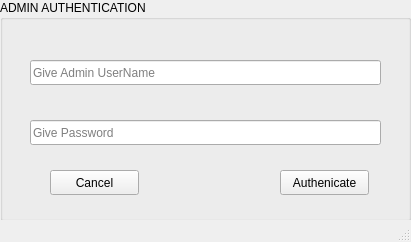
<?xml version="1.0" encoding="UTF-8"?>
<ui version="4.0">
 <class>Authenicationwindow</class>
 <widget class="QMainWindow" name="Authenicationwindow">
  <property name="geometry">
   <rect>
    <x>0</x>
    <y>0</y>
    <width>411</width>
    <height>242</height>
   </rect>
  </property>
  <property name="windowTitle">
   <string>MainWindow</string>
  </property>
  <widget class="QWidget" name="centralwidget">
   <widget class="QGroupBox" name="groupBox_2">
    <property name="geometry">
     <rect>
      <x>0</x>
      <y>0</y>
      <width>411</width>
      <height>221</height>
     </rect>
    </property>
    <property name="title">
     <string>ADMIN AUTHENTICATION</string>
    </property>
    <widget class="QLineEdit" name="authAdminUserName">
     <property name="geometry">
      <rect>
       <x>30</x>
       <y>60</y>
       <width>351</width>
       <height>25</height>
      </rect>
     </property>
     <property name="text">
      <string/>
     </property>
     <property name="placeholderText">
      <string>Give Admin UserName</string>
     </property>
    </widget>
    <widget class="QLineEdit" name="authAdminPass">
     <property name="geometry">
      <rect>
       <x>30</x>
       <y>120</y>
       <width>351</width>
       <height>25</height>
      </rect>
     </property>
     <property name="echoMode">
      <enum>QLineEdit::Password</enum>
     </property>
     <property name="placeholderText">
      <string>Give Password</string>
     </property>
    </widget>
    <widget class="QPushButton" name="authButton">
     <property name="geometry">
      <rect>
       <x>280</x>
       <y>170</y>
       <width>89</width>
       <height>25</height>
      </rect>
     </property>
     <property name="text">
      <string>Authenicate</string>
     </property>
    </widget>
    <widget class="QPushButton" name="cancelButton">
     <property name="geometry">
      <rect>
       <x>50</x>
       <y>170</y>
       <width>89</width>
       <height>25</height>
      </rect>
     </property>
     <property name="text">
      <string>Cancel</string>
     </property>
    </widget>
   </widget>
  </widget>
  <widget class="QMenuBar" name="menubar">
   <property name="geometry">
    <rect>
     <x>0</x>
     <y>0</y>
     <width>411</width>
     <height>22</height>
    </rect>
   </property>
  </widget>
  <widget class="QStatusBar" name="statusbar"/>
 </widget>
 <resources/>
 <connections/>
</ui>
